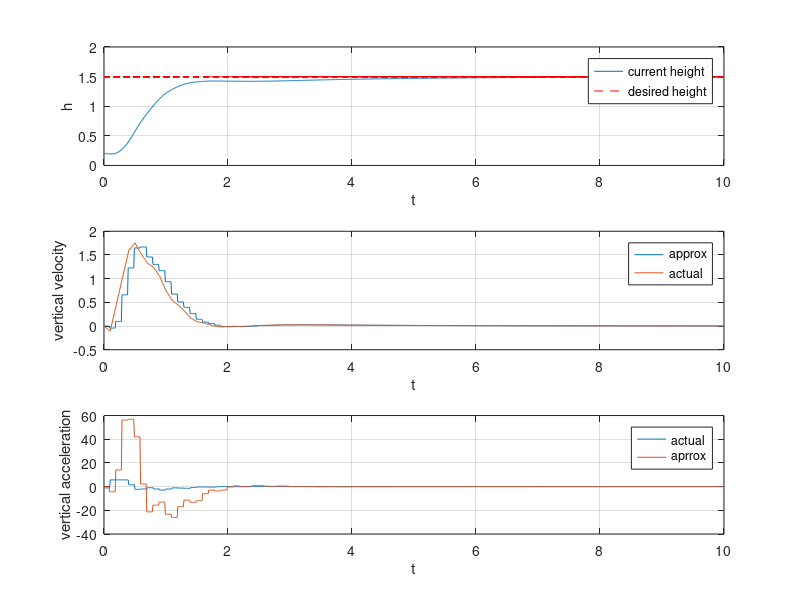
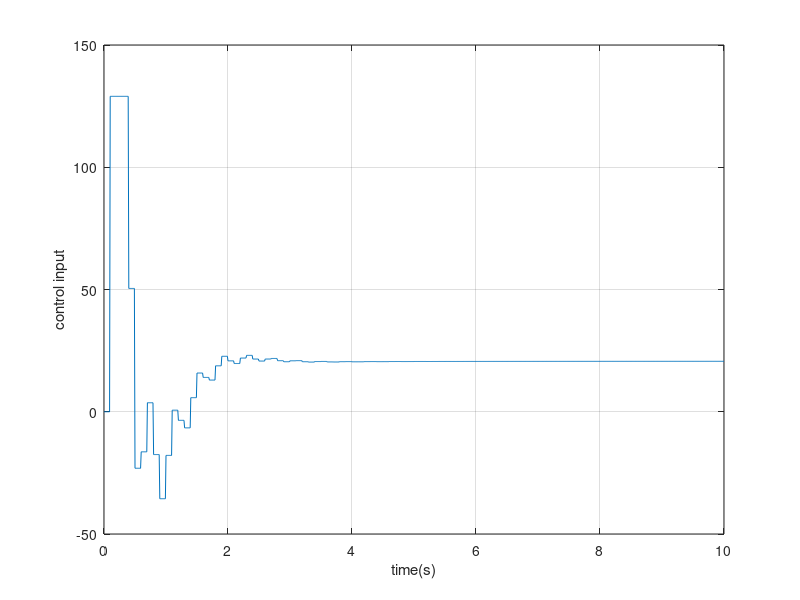

Recreate these plots in MATLAB, in order.
close all
clear all
clc
% Physical properties
params.gravity = 9.81;
params.mass = 0.522;
K = 4.555764;
tl = 29;
sl = 100;
ut0 = 0/29; % trim tab value; fixed
umax = 1;
v_z_max = 5;
s_des = [1.5; 0];

kvh =0.01;
kph = 1;
kih = 4;
kh = 2;

v_z_error_int = 0;
z_prev = 0;
z_dot_prev = 0;
dt = 0.01;

tspan = 0:dt:10;
y = zeros(length(tspan),2);
s = [0.2;0];
y(1,: ) = s;
u_stick = 0;
u(1) = 0;

for i = 1:length(tspan)-1
    h_error = s_des(1) - s(1)
    z_cur = s(1);
    if (i==1)
       z_dot = 0;
       z_prev = z_cur;
       z_d_dot = 0;
       del_t = 0;
       t_prev = tspan(i);
       z_dot_prev = z_dot;
     
    elseif (~mod(i,10))
       v_z_sp = kh*h_error
       v_z_sp = max(-v_z_max,min(v_z_max,v_z_sp));
       del_t = tspan(i)-t_prev;
       z_dot  = (z_cur - z_prev)/del_t;
       t_prev = tspan(i);
       z_prev = z_cur;
       z_d_dot = (z_dot-z_dot_prev)/dt;
       z_dot_prev = z_dot;
       %velocity control loop
       v_z_error = v_z_sp - z_dot;
       v_z_error_dot = -kh*z_dot - z_d_dot;
       %calculate thrust
       u_stick= (0+(kph*v_z_error+kvh*v_z_error_dot+ v_z_error_int));
       u_stick = max(-umax, min(umax,u_stick));
  
       %anti-windup
       stop_v_z_error_int = (u_stick>=umax && v_z_error>=0 )||(u_stick<=-umax && v_z_error<=0);
       if ~stop_v_z_error_int, v_z_error_int = v_z_error_int + kih*v_z_error*dt; end
  
    end
    
    u(i+1) = u_stick;
    u_net = (u(i)*sl + ut0*tl)/(sl+tl);
    u_net = min(max(-1, u_net),1);
    T = K*(u_net +1);
    zdot(i) = z_dot;
    zddot(i) = z_d_dot;
    sdot(:,i) = [s(2);T/params.mass - params.gravity];
    y(i+1,:) = y(i,:) + (sdot(:,i)*dt)';
    s = y(i+1,:)';
end

sdot = sdot';

subplot(3,1,1);
plot(tspan,y(:,1));
xlabel('t');
ylabel('h');
hold on; plot(tspan,s_des(1)*ones(length(tspan)),'--r');
grid on
legend('current height','desired height');

subplot(3,1,2);
plot(tspan(1:end-1),zdot);
hold on; plot(tspan,y(:,2));
xlabel('t');
ylabel('vertical velocity');
grid on
legend('approx','actual');

subplot(3,1,3);
plot(tspan(1:end-1),sdot(:,2));
hold on; plot(tspan(1:end-1),zddot);
xlabel('t');
ylabel('vertical acceleration');
legend('actual','aprrox');
grid on

figure(2);
plot(tspan,u*129);
xlabel('time(s)');
ylabel('control input');
grid on;
